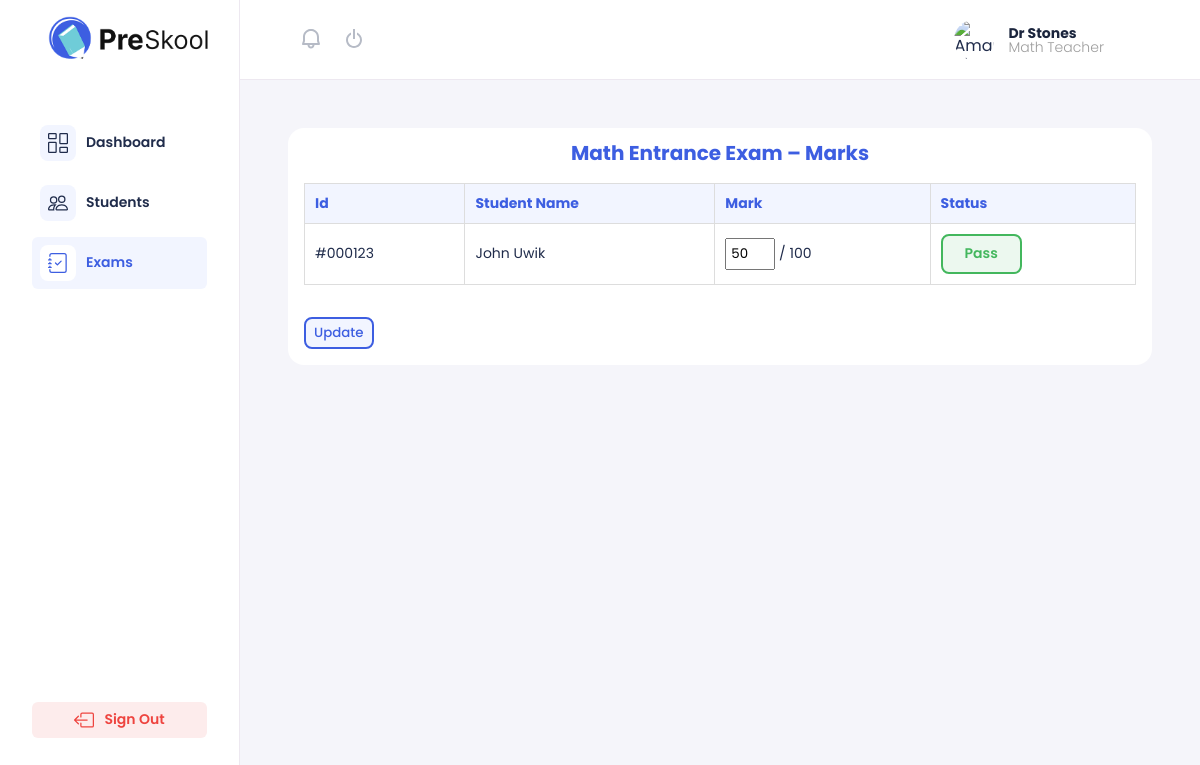
The page /teacher/exam/grade/3/ (signed in) on the database its author committed.
### core/models.py (models this page shows, shortened)
class Exam(models.Model):
    title = models.CharField(max_length=200)
    date = models.DateField()
    time = models.CharField(max_length=20)  # store as "HH:MM"
    place = models.CharField(max_length=200)
    created_at = models.DateTimeField(auto_now_add=True)
    class Meta:
        ordering = ["date", "time"]

class Student(models.Model):
    user = models.OneToOneField(User, on_delete=models.CASCADE, null=True, blank=True)
    full_name = models.CharField(max_length=100)
    student_code = models.CharField(max_length=20, unique=True)

### core/views.py (the view, shortened to what this page needs)
# urls.py: path('teacher/exam/grade/<int:exam_id>/', views.teacher_exam_grade_students, name='teacher_exam_grade_students'),
@login_required
def teacher_exam_grade_students(request, exam_id):
    if not hasattr(request.user, "teacher"):
        return redirect("login")
    exam = get_object_or_404(Exam, id=exam_id)
    students = Student.objects.all().order_by("student_code")
    rows = []
    results = {
        (r.student_id): r
        for r in ExamResult.objects.filter(exam=exam)
    }
    for student in students:
        result = results.get(student.id)
        mark = result.mark if result else None
        if mark is None:
            status = "Pending"
        elif mark >= PASS_MARK:
            status = "Pass"
        else:
            status = "Fail"
        rows.append({
            "student": student,
            "mark": mark,
            "status": status,
        })
    context = {
        "exam": exam,
        "rows": rows,
    }
    return render(request, "teacher/grade_students.html", context)

### templates/teacher/grade_students.html (shortened to what this page needs)
{% load static %}
<!DOCTYPE html>
<html lang="en">
  <head>
    <link rel="stylesheet" href="{% static 'css/teacher.style.css' %}" />
  </head>
  <body>
    <div class="dashboard">
      <aside class="search-wrap">
        <div class="user-actions">
          <button>
          </button>
          <button>
            <svg xmlns="http://www.w3.org/2000/svg" width="24" height="24" viewBox="0 0 24 24">
              <path
                d="M12 21c4.411 0 8-3.589 8-8 0-3.35-2.072-6.221-5-7.411v2.223A6 6 0 0 1 18 13c0 3.309-2.691 6-6 6s-6-2.691-6-6a5.999 5.999 0 0 1 3-5.188V5.589C6.072 6.779 4 9.65 4 13c0 4.411 3.589 8 8 8z"
              />
              <path d="M11 2h2v10h-2z" />
            </svg>
          </button>
        </div>
        <figure class="user">
          <div class="user-avatar">
            <img
              src="https://images.unsplash.com/photo-1440589473619-3cde28941638?ixlib=rb-0.3.5&ixid=eyJhcHBfaWQiOjEyMDd9&s=42ebdb92a644e864e032a2ebccaa25b6&auto=format&fit=crop&w=100&q=80"
              alt="Amanda King"
            />
          </div>
          <figcaption>
            Dr Stones <br />
            <span style="color: #9e9e9e; font-size: 14px; font-weight: 300">Math Teacher</span>
          </figcaption>
        </figure>
      </aside>
      <header class="menu-wrap">
        <div class="Logo-dash">
          <img src="{% static 'logo.png' %}" alt="" />
        </div>
        <nav>
          <section class="dicover">
            <ul>
              <li>
                <a href="/teacher/home/">
                  <div class="icon-wrapper">
                  </div>
                  Dashboard
                </a>
              </li>
              <li>
                <a href="/teacher/students/">
                  <div class="icon-wrapper">
                  </div>
                  Students
                </a>
              </li>
              <li class="active-link">
                <a href="/teacher/exam/">
                  <div class="icon-wrapper">
                  </div>
                  Exams
                </a>
              </li>
            </ul>
          </section>
          <li class="log-out">
            <a href="{% url 'logout' %}">
              Sign Out
            </a>
          </li>
        </nav>
      </header>
      <main class="content-wrap">
        <div class="content">
          <section class="landing-contents">
            <div class="schedule-container">
              <h1>{{ exam.title }} – Marks</h1>
              <form method="post" class="table-form">
                <table>
                  <thead>
                    <tr>
                      <th>Id</th>
                      <th>Student Name</th>
                      <th>Mark</th>
                      <th>Status</th>
                    </tr>
                  </thead>
                  <tbody>
                    {% for row in rows %}
                    <tr>
                      <td>#{{ row.student.student_code }}</td>
                      <td>{{ row.student.full_name }}</td>
                      <td>
                        <input class="mark-input" type="text" name="mark_{{ row.student.id }}" value="{{ row.mark|default_if_none:'' }}" />
                        <label>/ 100</label>
                      </td>
                      <td>
                        <div class="exam-status {% if row.status == 'Pass' %}pass-status{% elif row.status == 'Fail' %}fail-status{% else %}pending-status{% endif %}">
                          {{ row.status }}
                        </div>
                      </td>
                    </tr>
                    {% endfor %}
                  </tbody>
                </table>
                <button class="marking-btn" style="margin-top: 2rem" type="submit">Update</button>
              </form>
            </div>
          </section>
        </div>
      </main>
    </div>
  </body>
</html>

### static/css/teacher.style.css (style rules this page uses)
* { box-sizing: border-box; padding: 0; margin: 0; font-family: "Poppins", sans-serif; }
:root { --text-color-dark: #202c4b; --dark-blue: #3d5ee1; --light-blue: #f2f5ff; --dark-red: #ee443f; --light-red: #fdecec; --dark-green: #43b75d; --light-green: #ecf8ef; --dark-yellow: #ffaa00; --light-yellow: #fff7e6; --text-color-grey: #9e9e9e; }
html, body { color: var(--text-color-dark); width: 100%; height: 100%; overflow: hidden; background: #f5f5fa; font-size: 16px; line-height: 120%; font-family: Open Sans, Helvetica, sans-serif; }
.dashboard { display: grid; width: 100%; height: 100%; grid-gap: 0; grid-template-columns: 240px auto; grid-template-rows: 80px auto; grid-template-areas: "menu search" "menu content"; }
.search-wrap { grid-area: search; background: #fff; border-bottom: 1px solid #ede8f0; display: flex; align-items: center; justify-content: space-between; padding: 0 3em; }
.search-wrap .user { height: 80px; display: flex; align-items: center; justify-content: flex-start; margin: 0; padding: 0 3em; }
.search-wrap .user .user-avatar { width: 40px; height: 40px; border-radius: 50%; overflow: hidden; }
.search-wrap .user .user-avatar img { display: block; width: 100%; height: 100%; -o-object-fit: cover; object-fit: cover; }
.search-wrap .user figcaption { margin: 0; padding: 0 0 0 1em; color: #1b253d; font-weight: 700; font-size: 0.875em; line-height: 100%; }
.search-wrap .user-actions button { border: 0; background: none; width: 32px; height: 32px; margin: 0; padding: 0; margin-left: 0.5em; }
.search-wrap .user-actions button svg { position: relative; top: 2px; }
.menu-wrap { grid-area: menu; padding-bottom: 3em; overflow: auto; background: #fff; border-right: 1px solid #ede8f0; }
.Logo-dash { display: flex; justify-content: start; align-items: center; width: 100%; padding: 0 3em; padding-top: 1rem; }
.Logo-dash > img { max-width: 160px; }
.menu-wrap nav { display: flex; justify-content: space-between; flex-direction: column; height: 90%; padding: 0 2rem; }
.menu-wrap nav section { display: block; padding: 3rem 0 0; }
.menu-wrap nav ul { display: block; padding: 0; margin: 0; }
.menu-wrap nav li { display: block; padding: 0; margin: 0.5rem 0 0; border-radius: 6px; padding: 8px; }
.menu-wrap nav li a { display: flex; align-items: center; justify-content: flex-start; gap: 10px; color: var(--text-color-dark); text-decoration: none; font-weight: 600; font-size: 0.875em; transition: color 0.15s ease; }
.active-link { background-color: #f2f5ff; }
.active-link a { color: #3d5ee1 !important; }
.active-link .icon-wrapper { background-color: #fff; }
.icon-wrapper { padding: 8px; background: var(--light-blue); border-radius: 8px; }
.menu-wrap nav li a svg { display: block; }
.log-out { display: flex !important; align-items: center; justify-content: center; width: 100%; background-color: var(--light-red); }
.log-out a, .log-out a svg path { color: var(--dark-red) !important; fill: var(--dark-red) !important; }
.content-wrap { grid-area: content; padding: 3em; overflow: auto; }
.landing-contents { display: flex; justify-content: space-between; gap: 5%; }
.schedule-container { background-color: #fff; padding: 16px; border-radius: 16px; width: 100%; }
.schedule-container h1 { text-align: center; margin-bottom: 16px; font-size: 20px; color: #3d5ee1; }
.schedule-container table { width: 100%; border-collapse: collapse; margin-top: 20px; }
.schedule-container th, td { border: 1px solid #ddd; padding: 10px; text-align: left; font-size: 14px; }
.schedule-container th { background-color: var(--light-blue); color: var(--dark-blue); }
.marking-btn { padding: 4px 8px; background-color: var(--light-blue); color: var(--dark-blue); border: 2px solid var(--dark-blue); border-radius: 8px; font-weight: 500; cursor: pointer; text-decoration: none; width: max-content; display: block; }
.exam-status { padding: 8px 22px; background-color: var(--light-blue); color: var(--dark-blue); text-align: center; width: max-content; font-size: 14px; font-weight: 600; border: 2px solid var(--dark-blue); border-radius: 8px; }
.pass-status { background-color: var(--light-green); color: var(--dark-green); border-color: var(--dark-green); }
.mark-input { padding: 4px !important; max-width: 50px !important; }

### rows shown on the page
Exam: title "Math Entrance Exam"
Student: student.student_code "000123", student.full_name "John Uwik", mark "50", status "Pass"
